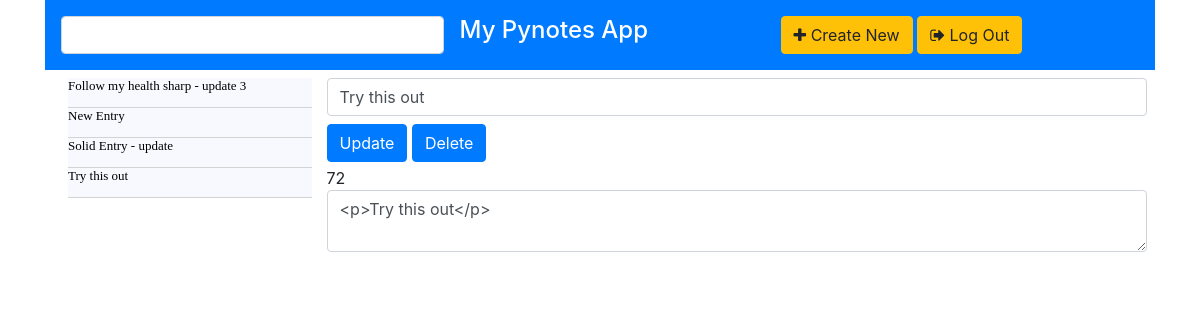
/main (signed in), run on an earlier commit of the app's database.
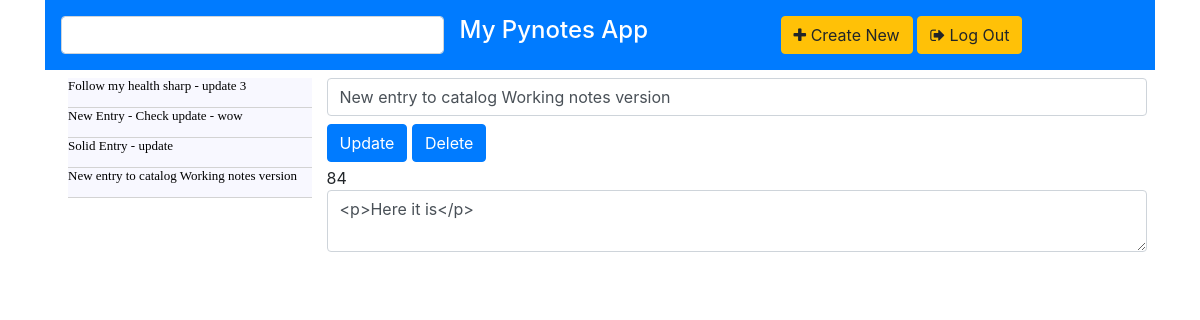
And on a later commit of the database.
### tables this page shows
CREATE TABLE Notes(note_id INTEGER PRIMARY KEY AUTOINCREMENT,
        title TEXT NOT NULL,detail TEXT NOT NULL, posted_date TEXT NOT NULL, 
        UserId INTEGER,
        status INTEGER,
        FOREIGN KEY(UserId) REFERENCES Users(user_id));

### app.py (the view)
@app.route("/main",methods=['GET','POST'])
@login_required
def main():
    db = connect_db()
    curr = db.execute('select * from Notes')
    notes = [dict(note_id=row[0],title=row[1],detail=row[2]) for row in curr.fetchall()]
    db.close()
    title = notes[-1]['title']
    detail = notes[-1]['detail']
    note_id = notes[-1]['note_id']
    callfrom = request.args.get('callfrom')
    if callfrom == 'display':
        title = request.args.get('title')
        detail = request.args.get('detail')
        note_id = request.args.get('note_id')
    elif callfrom == 'new':
        title = ''
        detail = ''
        note_id = None
    return render_template('main.html',note_id=note_id, notes=notes, title=title, detail=detail)

### app.py (called while the page is built)
def connect_db():
    return sqlite3.connect(app.config["DATABASE"])

def login_required(test):
    @wraps(test)
    def wrap(*args,**kwargs):
        if 'logged_in' in session:
            return test(*args,**kwargs)
        else:
            flash('you need to login first')
            return redirect(url_for('login'))
    return wrap

### templates/main.html (shortened to what this page needs)
{% extends "template.html" %}
{% block content %}
<div>
      <div id="head" class="p-2 d-flex bg-primary text-white">
         <div class="p-2 flex-fill">
            <input class="form-control p-2" type="text" value="">
         </div>
         <div class="p-2 flex-fill text-white">
            <h4>My Pynotes App</h4>
         </div>
         <div class="p-2 flex-fill">
            <a href="{{ url_for('main', callfrom='new') }}"><button class="btn btn-warning float-end"><i class="fa fa-plus"></i> Create New </button></a>
            <a href="{{ url_for('log_out') }}"><button class="btn btn-warning "><i class="fa fa-sign-out"></i> Log Out </button></a>
         </div>
         </div>
      </div>
      <div id="body" class="p-2 d-flex">
         <div class="flex-fill col-sm-3">
            {% for p in notes %}
            <a href="{{ url_for('display_entry', note_id=p.note_id) }}" class="note-entry">
            <div>
               {{p.title}}
            </div>
            </a>
            {% endfor %}
         </div>
         <div class="flex-fill col-sm-20">
            <form action="{{ url_for('notes', note_id=note_id, where='b000') }}" method='post'>
               <div>
                  <input type="text" class="form-control mb-2" name="title" id="title" value="{{ title }}"></input>
                 {% if note_id != None %}
                 <button type="submit" class="btn btn-primary mb-1" id="update" name="savedata" value="Update">Update</button>
                 <button type="submit" class="btn btn-primary mb-1" id="delete" name="savedata" value="Delete">Delete</button>
                 {% else %}
                 <button type="submit" class="btn btn-primary mb-1" id="save" name="savedata" value="Save">Save</button>
               </div>
               <div>
                  {% endif %}
                  <div id="note_id">{{ note_id }}</div>
                  <textarea type="text" class="form-control" name="detail" id="detail">{{ detail }}</textarea>
               </div>
            </form>
         </div>
      </div>
</div>
{% endblock %}

### templates/template.html (shortened to what this page needs)
<!DOCTYPE html>
<html lang='en'>
	<head>
		<link rel="stylesheet" href="https://stackpath.bootstrapcdn.com/bootstrap/4.3.1/css/bootstrap.min.css">
		<link rel="stylesheet" href="{{ url_for('static', filename='css/styles.css') }}">
		<link rel="stylesheet" href="https://cdnjs.cloudflare.com/ajax/libs/font-awesome/4.7.0/css/font-awesome.min.css">
	</head>
	<body>
		<div class="container">
			{% block content %}
			{% endblock %}
	</body>
</html>

### static/css/styles.css (style rules this page uses)
.note-entry { display: block; block-size:30px; text-decoration: none; font: 13px verdana; color: black; border-bottom: 1px solid lightgray; background:ghostwhite; }

What changed in the data, as far as the page shows it:
removed Notes: title "Try this out", detail "<p>Try this out</p>"
changed Notes: title "New Entry" → "New Entry - Check update - wow"
added Notes: title "New entry to catalog Working notes version", detail "<p>Here it is</p>"
Also different on the page:
{{ note_id }}: "72" → "84"
